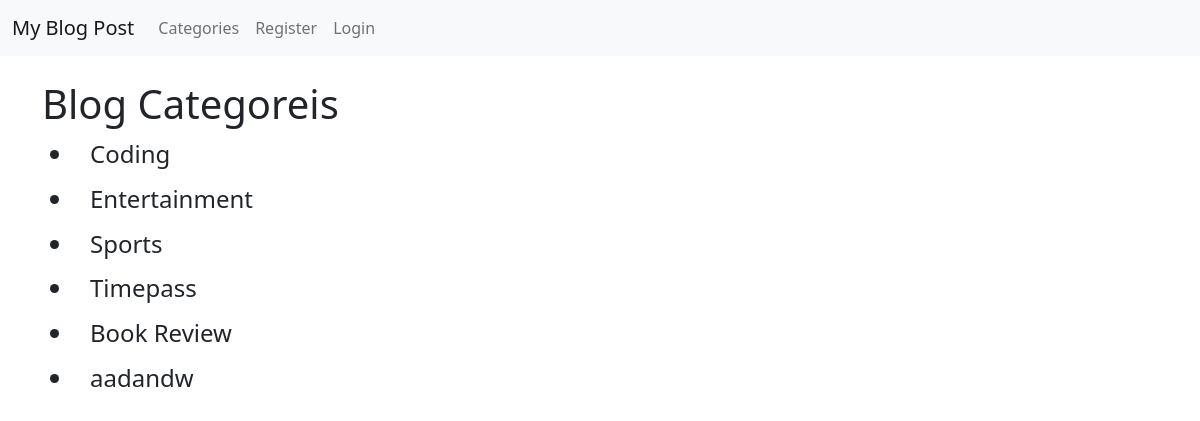
The page /category-list/ on the database its author committed.
### blog/models.py (models this page shows, shortened)
class Category(models.Model):
    name = models.CharField(max_length=255)
    def __str__(self):
        return self.name

### blog/views.py (the view)
# urls.py: path('category-list/',CategoryListView , name = 'category-list'),
def CategoryListView(request):
    cat_menu_list = Category.objects.all()
    return render(request , 'category_list.html' , {'cat_menu_list':cat_menu_list})

### templates/category_list.html (shortened to what this page needs)
{% extends 'base.html'%}
{% block content %}
    <h1> Blog Categoreis</h1>
    <ul>
        {% for item in cat_menu_list %}
        <h4><li><a class="dropdown-item" href="{% url 'category' item|slugify %}">{{item}}</a></li></h4>
        {% endfor %}
    </ul>
 {% endblock %}

### rows shown on the page
Category: name "Coding"
Category: name "Entertainment"
Category: name "Sports"
Category: name "Timepass"
Category: name "Book Review"
Category: name "aadandw"
